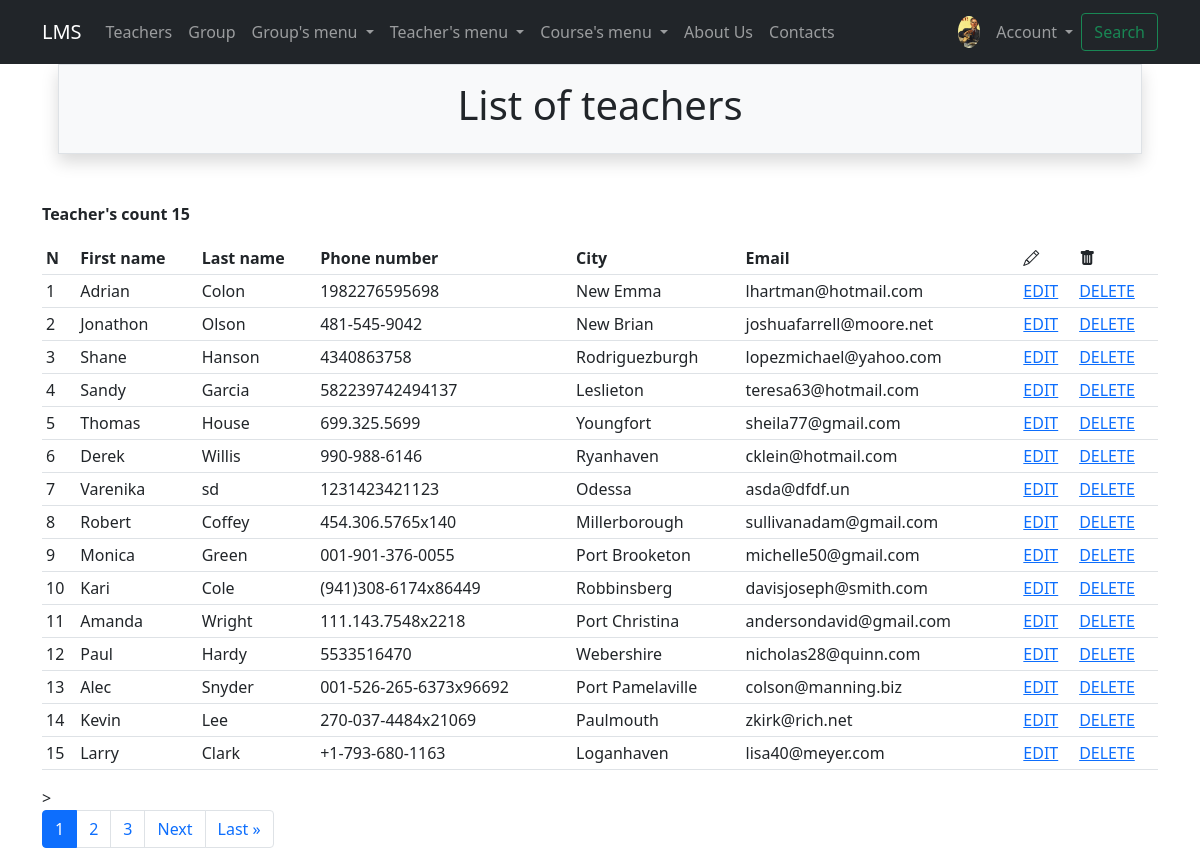
Page /teachers/ (signed in) on the committed database.
### accounts/models.py (models this page shows)
class Profile(models.Model):
    user = models.OneToOneField(to=User, on_delete=models.CASCADE, related_name='profile')
    avatar = models.ImageField(null=True, default='default.jpg', upload_to='avatars/')
    interests = models.CharField(max_length=250, null=True)

### teachers/models.py (models this page shows, shortened)
class Teacher(Person):
    phone_number = models.CharField(max_length=60, unique=True, blank=True, null=True)

### teachers/views.py (the view)
# urls.py: path('', TeacherListView. as_view(), name='list'),
class TeacherListView(LoginRequiredMixin, ListView):
    paginate_by = 15
    model = Teacher
    form_class = TeacherBaseForm
    success_url = reverse_lazy('teachers:list')
    template_name = 'teachers/list.html'
    def get_filter(self):
        return TeacherFilter(
            data=self.request.GET,
            queryset=self.model.objects.all().order_by('id')
        )
    def get_queryset(self):
        return self.get_filter().qs
    def get_context_data(self, *, object_list=None, **kwargs):
        context = super().get_context_data(**kwargs)
        context['object_filter'] = self.get_filter()
        params = self.request.GET
        if 'page' in params:
            params = copy(params)
            del params['page']
        context['get_params'] = params.urlencode()
        return context

### core/context_processors.py (called while the page is built)
def get_params(request):
    context = {}
    params = request.GET
    if 'page' in params:
        params = copy(params)
        del params['page']
    context['get_params'] = params.urlencode()
    return context

### teachers/templates/teachers/list.html (shortened to what this page needs)
{% extends 'base.html' %}
{% load crispy_forms_tags %}
{% block header %}
    List of teachers
{% endblock %}
{% block content %}
    <p><strong>Teacher's count {{ object_list.count }}</strong></p>
    <table class="table table-sm">
        <tr>
            <th>N</th>
            <th>First name</th>
            <th>Last name</th>
            <th>Phone number</th>
            <th>City</th>
            <th>Email</th>
            <th><i class="bi bi-pencil"></i></th>
            <th><i class="bi bi-trash-fill"></i></th>
        </tr>
        {% for teach in object_list %}
        <tr>
            <td>{{page_obj.start_index|add:forloop.counter0}}</td>
            <td>{{teach.first_name}}</td>
            <td>{{teach.last_name}}</td>
            <td>{{teach.phone_number}}</td>
            <td>{{teach.city}}</td>
            <td>{{teach.email}}</td>
            <td> <a href = "{% url 'teachers:update' teach.id %}">EDIT</a> </td>
            <td> <a href = "{% url 'teachers:delete' teach.id %}">DELETE</a> </td>
        </tr>
        {% endfor %}
    </table>>
    {% if is_paginated %}
        {% include 'includes/paginator.html' %}
    {% endif %}
{% endblock %}

### templates/includes/nav_bar.html (shortened to what this page needs)
<nav class="navbar navbar-expand-lg navbar-dark bg-dark fixed-top navbar-expand-lg font-weight-bold">
  <div class="container">
    <a class="navbar-brand" href="{% url 'index' %}">LMS</a>
    <div class="collapse navbar-collapse" id="navbarSupportedContent">
      <ul class="navbar-nav me-auto mb-2 mb-lg-0">
        <li class="nav-item">
          <a class="nav-link" href="{% url 'teachers:list' %}">Teachers</a>
        </li>
        <li class="nav-item">
          <a class="nav-link" href="{% url 'groups:list' %}">Group</a>
        </li>
        <li class="nav-item dropdown">
          <a class="nav-link dropdown-toggle" href="#" id="navbarDropdown" role="button" data-bs-toggle="dropdown" aria-expanded="false">
            Group's menu
          </a>
        </li>
        <li class="nav-item dropdown">
          <a class="nav-link dropdown-toggle" href="#" id="navbarDropdown" role="button" data-bs-toggle="dropdown" aria-expanded="false">
            Teacher's menu
          </a>
        </li>
        <li class="nav-item dropdown">
          <a class="nav-link dropdown-toggle" href="#" id="navbarDropdown" role="button" data-bs-toggle="dropdown" aria-expanded="false">
            Course's menu
          </a>
        </li>
        <li class="nav-item">
          <a class="nav-link" href="/about/" tabindex="-1" >About Us</a>
        </li>
        <li class="nav-item">
          <a class="nav-link" href="/contacts/" tabindex="-1" >Contacts</a>
        </li>
      </ul>
      {% if user.is_authenticated %}
          <div><img class="rounded-circle p-1 m-1" widht="40" height="40" src="{{user.profile.avatar.url}}"></div>
           {% endif %}
      <ul class="navbar-nav d-flex">
         <li class="nav-item dropdown">
           <a class="nav-link dropdown-toggle" href="#" id="navbarDropdown3" role="button" data-bs-toggle="dropdown" aria-expanded="false">
             Account
           </a>
         </li>
       </ul>
      <form class="d-flex">
        <a class="btn btn-outline-success" data-bs-toggle="collapse" href="#collapseExample" role="button"
           aria-expanded="false" aria-controls="collapseExample">
            Search
        </a>
      </form>
    </div>
  </div>
</nav>

### rows in the picture
Teacher: start_index|add "1", first_name "Adrian", last_name "Colon", phone_number "1982276595698", city "New Emma", email "lhartman@hotmail.com"
Teacher: start_index|add "2", first_name "Jonathon", last_name "Olson", phone_number "481-545-9042", city "New Brian", email "joshuafarrell@moore.net"
Teacher: start_index|add "3", first_name "Shane", last_name "Hanson", phone_number "4340863758", city "Rodriguezburgh", email "lopezmichael@yahoo.com"
Teacher: start_index|add "4", first_name "Sandy", last_name "Garcia", phone_number "582239742494137", city "Leslieton", email "teresa63@hotmail.com"
Teacher: start_index|add "5", first_name "Thomas", last_name "House", phone_number "699.325.5699", city "Youngfort", email "sheila77@gmail.com"
Teacher: start_index|add "6", first_name "Derek", last_name "Willis", phone_number "990-988-6146", city "Ryanhaven", email "cklein@hotmail.com"
Teacher: start_index|add "7", first_name "Varenika", last_name "sd", phone_number "1231423421123", city "Odessa", email "asda@dfdf.un"
Teacher: start_index|add "8", first_name "Robert", last_name "Coffey", phone_number "454.306.5765x140", city "Millerborough", email "sullivanadam@gmail.com"
Teacher: start_index|add "9", first_name "Monica", last_name "Green", phone_number "001-901-376-0055", city "Port Brooketon", email "michelle50@gmail.com"
Teacher: start_index|add "10", first_name "Kari", last_name "Cole", phone_number "(941)308-6174x86449", city "Robbinsberg", email "davisjoseph@smith.com"
Teacher: start_index|add "11", first_name "Amanda", last_name "Wright", phone_number "111.143.7548x2218", city "Port Christina", email "andersondavid@gmail.com"
Teacher: start_index|add "12", first_name "Paul", last_name "Hardy", phone_number "5533516470", city "Webershire", email "nicholas28@quinn.com"
Teacher: start_index|add "13", first_name "Alec", last_name "Snyder", phone_number "001-526-265-6373x96692", city "Port Pamelaville", email "colson@manning.biz"
Teacher: start_index|add "14", first_name "Kevin", last_name "Lee", phone_number "270-037-4484x21069", city "Paulmouth", email "zkirk@rich.net"
Teacher: start_index|add "15", first_name "Larry", last_name "Clark", phone_number "+1-793-680-1163", city "Loganhaven", email "lisa40@meyer.com"

### other values in the picture
{{ object_list.count }} "15"
{{ page_num }} "1"
{{ page_num }} "2" "3"
